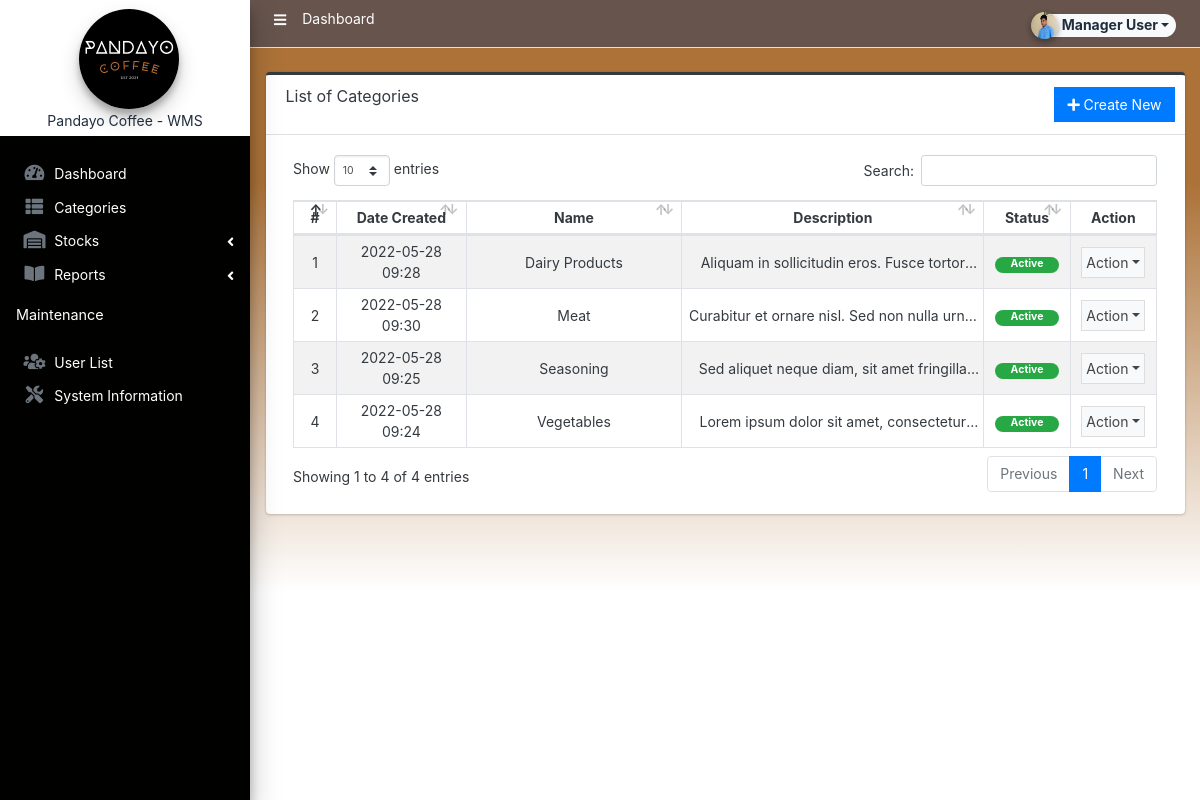
The page /admin/?page=categories/index (signed in) on the database as committed earlier.
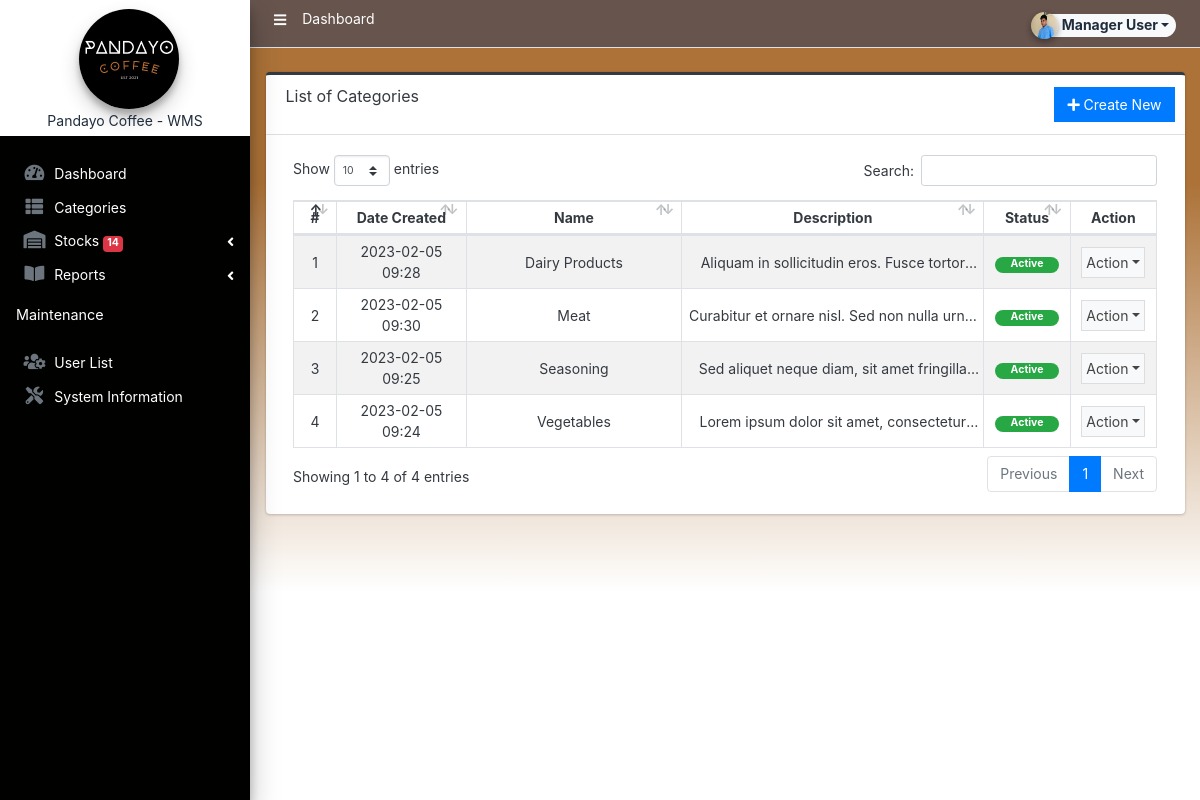
The same page on the database as committed later.
### tables this page shows
CREATE TABLE `category_list` (
  `id` int(30) NOT NULL,
  `name` text NOT NULL,
  `unit` varchar(250) NOT NULL DEFAULT 'pcs',
  `description` text NOT NULL,
  `status` tinyint(1) NOT NULL DEFAULT 1,
  `delete_flag` tinyint(1) NOT NULL DEFAULT 0,
  `date_created` datetime NOT NULL DEFAULT current_timestamp(),
  `date_updated` datetime NOT NULL DEFAULT current_timestamp() ON UPDATE current_timestamp()
);

### admin/categories/index.php (the view, shortened to what the changed rows need)
<div class="card card-outline rounded-5 card-dark">
	<div class="card-body">
        <div class="container-fluid">
			<table class="table table-hover table-striped table-bordered text-center" id="list">
				<colgroup>
				</colgroup>
				<thead>
					<tr>
						<th>#</th>
						<th>Date Created</th>
						<th>Name</th>
						<th>Description</th>
						<th>Status</th>
						<th>Action</th>
					</tr>
				</thead>
				<tbody>
					<?php
					$i = 1;
						$qry = $conn->query("SELECT * from `category_list` where delete_flag = 0 order by `name` asc ");
						while($row = $qry->fetch_assoc()):
					?>
						<tr>
							<td class="text-center"><?php echo $i++; ?></td>
							<td><?php echo date("Y-m-d H:i",strtotime($row['date_created'])) ?></td>
							<td class=""><?= $row['name'] ?></td>
							<td class=""><p class="mb-0 truncate-1"><?= strip_tags(htmlspecialchars_decode($row['description'])) ?></p></td>
							<td class="text-center">
                                <?php if($row['status'] == 1): ?>
                                    <span class="badge badge-success px-3 rounded-pill">Active</span>
                                <?php else: ?>
                                    <span class="badge badge-danger px-3 rounded-pill">Inactive</span>
                                <?php endif; ?>
                            </td>
							<td align="center">
								 <button type="button" class="btn btn-flat p-1 btn-default btn-sm dropdown-toggle dropdown-icon" data-toggle="dropdown">
				                  		Action
				                  </button>
							</td>
						</tr>
					<?php endwhile; ?>
				</tbody>
			</table>
		</div>
	</div>
</div>

### admin/inc/navigation.php (shortened to what the changed rows need)
<aside class="main-sidebar sidebar-white navbar-dark elevation-4 sidebar-no-expand dark-bg">
  <div class="sidebar os-host os-theme-light os-host-overflow os-host-overflow-y os-host-resize-disabled os-host-transition os-host-scrollbar-horizontal-hidden">
    <div class="os-padding  nav-mt">
      <div class="os-viewport os-viewport-native-scrollbars-invisible" style="overflow-y: scroll;">
        <div class="os-content" style="padding: 0px 8px; height: 100%; width: 100%;">
          <nav class="mt-1">
            <ul class="nav nav-pills nav-sidebar flex-column text-sm nav-compact nav-flat nav-child-indent nav-collapse-hide-child" data-widget="treeview" role="menu" data-accordion="false">
              <li class="nav-item">
                <a href="#" class="nav-link">
                  <p style="color:white">
                    Stocks
                    <i class="right fas fa-angle-left"></i>
                    <?php
                      $count = 0;
                      $qry_count = $conn->query("SELECT COUNT(*) as count FROM `item_list` i INNER JOIN category_list c ON i.category_id = c.id INNER JOIN stock_notif s ON s.id = 1 WHERE i.delete_flag = 0 AND ((COALESCE((SELECT SUM(quantity) FROM `stockin_list` WHERE item_id = i.id),0) - COALESCE((SELECT SUM(quantity) FROM `stockout_list` WHERE item_id = i.id),0) - COALESCE((SELECT SUM(quantity) FROM `waste_list` WHERE item_id = i.id),0)) <= s.min_stock OR (COALESCE((SELECT SUM(quantity) FROM `stockin_list` WHERE item_id = i.id),0) - COALESCE((SELECT SUM(quantity) FROM `stockout_list` WHERE item_id = i.id),0) - COALESCE((SELECT SUM(quantity) FROM `waste_list` WHERE item_id = i.id),0)) >= s.max_stock)");
                      $count += $qry_count->fetch_assoc()['count'];
                      $qry_count = $conn->query("SELECT COUNT(*) AS count FROM stockin_list WHERE expire_date <= DATE_ADD(NOW(), INTERVAL 1 DAY) AND expire_date != '0000-00-00'");
                      $count += $qry_count->fetch_assoc()['count'];
                      if ($count > 0) {
                        echo '<span class="badge badge-danger">'.$count.'</span>';
                      }
                    ?>
                  </p>
                </a>
              </li>
            </ul>
          </nav>
        </div>
      </div>
    </div>
  </div>
</aside>

Rows that differ between the two databases and show on the page:
changed category_list "Dairy Products": date_created "2022-05-28 09:28" → "2023-02-05 09:28"
changed category_list "Meat": date_created "2022-05-28 09:30" → "2023-02-05 09:30"
changed category_list "Seasoning": date_created "2022-05-28 09:25" → "2023-02-05 09:25"
changed category_list "Vegetables": date_created "2022-05-28 09:24" → "2023-02-05 09:24"
Other text that changed with them:
$count: (not shown) → "14"
